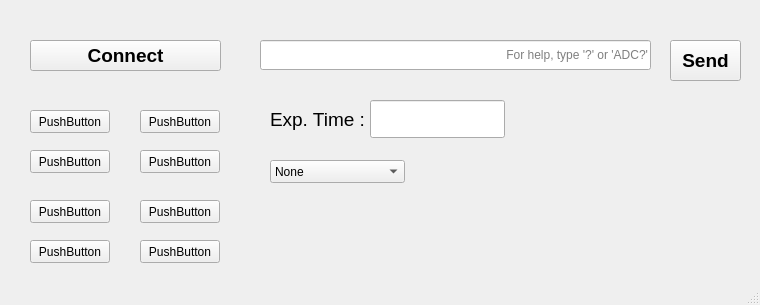
<?xml version="1.0" encoding="UTF-8"?>
<ui version="4.0">
 <class>MainWindow</class>
 <widget class="QMainWindow" name="MainWindow">
  <property name="geometry">
   <rect>
    <x>0</x>
    <y>0</y>
    <width>760</width>
    <height>305</height>
   </rect>
  </property>
  <property name="windowTitle">
   <string>MainWindow</string>
  </property>
  <widget class="QWidget" name="centralwidget">
   <widget class="QPushButton" name="pushbtn_connect">
    <property name="geometry">
     <rect>
      <x>30</x>
      <y>40</y>
      <width>191</width>
      <height>31</height>
     </rect>
    </property>
    <property name="font">
     <font>
      <family>Arial</family>
      <pointsize>14</pointsize>
      <weight>75</weight>
      <bold>true</bold>
      <strikeout>false</strikeout>
     </font>
    </property>
    <property name="toolTip">
     <string/>
    </property>
    <property name="text">
     <string>Connect</string>
    </property>
   </widget>
   <widget class="QLineEdit" name="lineEdit_cmd">
    <property name="geometry">
     <rect>
      <x>260</x>
      <y>40</y>
      <width>391</width>
      <height>30</height>
     </rect>
    </property>
    <property name="sizePolicy">
     <sizepolicy hsizetype="MinimumExpanding" vsizetype="MinimumExpanding">
      <horstretch>0</horstretch>
      <verstretch>0</verstretch>
     </sizepolicy>
    </property>
    <property name="alignment">
     <set>Qt::AlignRight|Qt::AlignTrailing|Qt::AlignVCenter</set>
    </property>
    <property name="placeholderText">
     <string>For help, type '?' or 'ADC?'</string>
    </property>
   </widget>
   <widget class="QPushButton" name="pushbtn_send_cmd">
    <property name="geometry">
     <rect>
      <x>670</x>
      <y>40</y>
      <width>71</width>
      <height>41</height>
     </rect>
    </property>
    <property name="font">
     <font>
      <family>Arial</family>
      <pointsize>14</pointsize>
      <weight>75</weight>
      <bold>true</bold>
      <strikeout>false</strikeout>
     </font>
    </property>
    <property name="toolTip">
     <string>&lt;html&gt;&lt;head/&gt;&lt;body&gt;&lt;p&gt;To set the information of the observation&lt;/p&gt;&lt;/body&gt;&lt;/html&gt;</string>
    </property>
    <property name="text">
     <string>Send</string>
    </property>
   </widget>
   <widget class="QPushButton" name="pushButton">
    <property name="geometry">
     <rect>
      <x>30</x>
      <y>110</y>
      <width>80</width>
      <height>23</height>
     </rect>
    </property>
    <property name="text">
     <string>PushButton</string>
    </property>
   </widget>
   <widget class="QPushButton" name="pushButton_2">
    <property name="geometry">
     <rect>
      <x>140</x>
      <y>110</y>
      <width>80</width>
      <height>23</height>
     </rect>
    </property>
    <property name="text">
     <string>PushButton</string>
    </property>
   </widget>
   <widget class="QPushButton" name="pushButton_3">
    <property name="geometry">
     <rect>
      <x>30</x>
      <y>150</y>
      <width>80</width>
      <height>23</height>
     </rect>
    </property>
    <property name="text">
     <string>PushButton</string>
    </property>
   </widget>
   <widget class="QPushButton" name="pushButton_4">
    <property name="geometry">
     <rect>
      <x>140</x>
      <y>150</y>
      <width>80</width>
      <height>23</height>
     </rect>
    </property>
    <property name="text">
     <string>PushButton</string>
    </property>
   </widget>
   <widget class="QPushButton" name="pushButton_5">
    <property name="geometry">
     <rect>
      <x>30</x>
      <y>200</y>
      <width>80</width>
      <height>23</height>
     </rect>
    </property>
    <property name="text">
     <string>PushButton</string>
    </property>
   </widget>
   <widget class="QPushButton" name="pushButton_6">
    <property name="geometry">
     <rect>
      <x>140</x>
      <y>200</y>
      <width>80</width>
      <height>23</height>
     </rect>
    </property>
    <property name="text">
     <string>PushButton</string>
    </property>
   </widget>
   <widget class="QPushButton" name="pushButton_7">
    <property name="geometry">
     <rect>
      <x>30</x>
      <y>240</y>
      <width>80</width>
      <height>23</height>
     </rect>
    </property>
    <property name="text">
     <string>PushButton</string>
    </property>
   </widget>
   <widget class="QPushButton" name="pushButton_8">
    <property name="geometry">
     <rect>
      <x>140</x>
      <y>240</y>
      <width>80</width>
      <height>23</height>
     </rect>
    </property>
    <property name="text">
     <string>PushButton</string>
    </property>
   </widget>
   <widget class="QLineEdit" name="lineEdit_exp_time_2">
    <property name="geometry">
     <rect>
      <x>370</x>
      <y>100</y>
      <width>135</width>
      <height>38</height>
     </rect>
    </property>
    <property name="sizePolicy">
     <sizepolicy hsizetype="Expanding" vsizetype="Expanding">
      <horstretch>0</horstretch>
      <verstretch>0</verstretch>
     </sizepolicy>
    </property>
    <property name="text">
     <string/>
    </property>
    <property name="readOnly">
     <bool>false</bool>
    </property>
   </widget>
   <widget class="QLabel" name="label_exp_time_2">
    <property name="geometry">
     <rect>
      <x>270</x>
      <y>100</y>
      <width>95</width>
      <height>38</height>
     </rect>
    </property>
    <property name="font">
     <font>
      <family>Arial</family>
      <pointsize>14</pointsize>
      <weight>50</weight>
      <bold>false</bold>
      <strikeout>false</strikeout>
     </font>
    </property>
    <property name="text">
     <string>Exp. Time :</string>
    </property>
   </widget>
   <widget class="QComboBox" name="obstype_2">
    <property name="geometry">
     <rect>
      <x>270</x>
      <y>160</y>
      <width>135</width>
      <height>23</height>
     </rect>
    </property>
    <item>
     <property name="text">
      <string>None</string>
     </property>
    </item>
    <item>
     <property name="text">
      <string>Bias</string>
     </property>
    </item>
    <item>
     <property name="text">
      <string>Arc</string>
     </property>
    </item>
    <item>
     <property name="text">
      <string>Flat</string>
     </property>
    </item>
    <item>
     <property name="text">
      <string>Object</string>
     </property>
    </item>
   </widget>
  </widget>
  <widget class="QMenuBar" name="menubar">
   <property name="geometry">
    <rect>
     <x>0</x>
     <y>0</y>
     <width>760</width>
     <height>20</height>
    </rect>
   </property>
  </widget>
  <widget class="QStatusBar" name="statusbar"/>
 </widget>
 <resources/>
 <connections/>
</ui>
